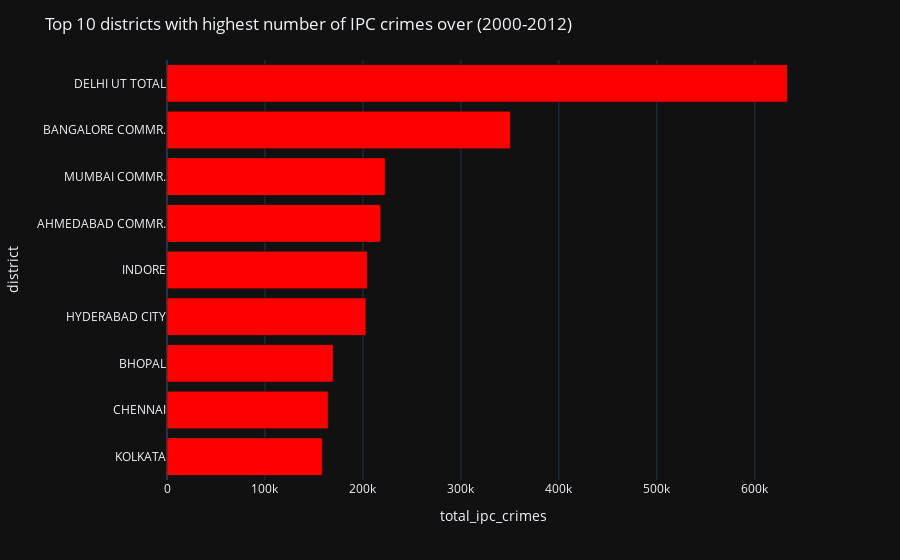

The cell this chart's notebook holds for it:
### Code cell
# Create the bar chart
fig = px.bar(
    data_frame=top_10_districts, 
    x="total_ipc_crimes", 
    y="district", 
    orientation='h', 
    color_discrete_sequence=["red"]
)

# Update layout settings
fig.update_layout(yaxis=dict(autorange="reversed"))
fig.update_layout(title="Top 10 districts with highest number of IPC crimes over (2000-2012)")
fig.layout.template = "plotly_dark"

# Show the plot
fig.show()

### Figure 1 — Plotly figure (JSON) as saved in the notebook; plotly's stock layout.template omitted (floating-point values rounded to 4 significant figures)
{"data": [{"alignmentgroup": "True", "hovertemplate": "total_ipc_crimes=%{x}<br>district=%{y}<extra></extra>", "legendgroup": "", "marker": {"color": "red", "pattern": {"shape": ""}}, "name": "", "offsetgroup": "", "orientation": "h", "showlegend": false, "textposition": "auto", "type": "bar", "x": [633174, 350347, 222670, 218005, 204398, 202931, 169575, 164467, 158429], "xaxis": "x", "y": ["DELHI UT TOTAL", "BANGALORE COMMR.", "MUMBAI COMMR.", "AHMEDABAD COMMR.", "INDORE", "HYDERABAD CITY", "BHOPAL", "CHENNAI", "KOLKATA"], "yaxis": "y"}], "layout": {"barmode": "relative", "legend": {"tracegroupgap": 0}, "margin": {"t": 60}, "title": {"text": "Top 10 districts with highest number of IPC crimes over (2000-2012)"}, "xaxis": {"anchor": "y", "domain": [0, 1], "title": {"text": "total_ipc_crimes"}}, "yaxis": {"anchor": "x", "autorange": "reversed", "domain": [0, 1], "title": {"text": "district"}}}}
